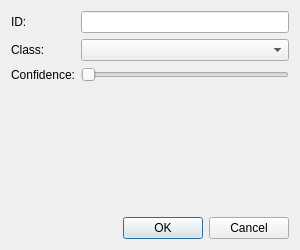
<?xml version="1.0" encoding="UTF-8"?>
<ui version="4.0">
 <class>ObjectProperties</class>
 <widget class="QDialog" name="ObjectProperties">
  <property name="geometry">
   <rect>
    <x>0</x>
    <y>0</y>
    <width>300</width>
    <height>250</height>
   </rect>
  </property>
  <property name="windowTitle">
   <string>Properties</string>
  </property>
  <layout class="QVBoxLayout" name="verticalLayout">
   <item>
    <layout class="QFormLayout" name="formLayout">
     <item row="0" column="0">
      <widget class="QLabel" name="label_id">
       <property name="text">
        <string>ID:</string>
       </property>
      </widget>
     </item>
     <item row="0" column="1">
      <widget class="QLineEdit" name="lineEdit_id"/>
     </item>
     <item row="1" column="0">
      <widget class="QLabel" name="label_class">
       <property name="text">
        <string>Class:</string>
       </property>
      </widget>
     </item>
     <item row="1" column="1">
      <widget class="QComboBox" name="comboBox_class"/>
     </item>
     <item row="2" column="0">
      <widget class="QLabel" name="label_conf">
       <property name="text">
        <string>Confidence:</string>
       </property>
      </widget>
     </item>
     <item row="2" column="1">
      <widget class="QSlider" name="horizontalSlider">
       <property name="orientation">
        <enum>Qt::Horizontal</enum>
       </property>
      </widget>
     </item>
    </layout>
   </item>
   <item>
    <widget class="QDialogButtonBox" name="buttonBox">
     <property name="standardButtons">
      <set>QDialogButtonBox::Cancel|QDialogButtonBox::Ok</set>
     </property>
    </widget>
   </item>
  </layout>
 </widget>
 <resources/>
 <connections/>
</ui>
